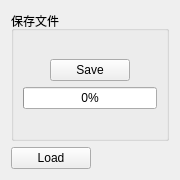
<?xml version="1.0" encoding="UTF-8"?>
<ui version="4.0">
 <class>saveData</class>
 <widget class="QWidget" name="saveData">
  <property name="geometry">
   <rect>
    <x>0</x>
    <y>0</y>
    <width>180</width>
    <height>180</height>
   </rect>
  </property>
  <property name="minimumSize">
   <size>
    <width>180</width>
    <height>180</height>
   </size>
  </property>
  <property name="maximumSize">
   <size>
    <width>180</width>
    <height>180</height>
   </size>
  </property>
  <property name="windowTitle">
   <string>Form</string>
  </property>
  <layout class="QVBoxLayout" name="verticalLayout">
   <item>
    <widget class="QGroupBox" name="groupBox">
     <property name="title">
      <string>保存文件</string>
     </property>
     <layout class="QVBoxLayout" name="verticalLayout_2">
      <item>
       <spacer name="verticalSpacer_2">
        <property name="orientation">
         <enum>Qt::Vertical</enum>
        </property>
        <property name="sizeHint" stdset="0">
         <size>
          <width>20</width>
          <height>40</height>
         </size>
        </property>
       </spacer>
      </item>
      <item>
       <layout class="QHBoxLayout" name="horizontalLayout">
        <item>
         <spacer name="horizontalSpacer">
          <property name="orientation">
           <enum>Qt::Horizontal</enum>
          </property>
          <property name="sizeHint" stdset="0">
           <size>
            <width>40</width>
            <height>20</height>
           </size>
          </property>
         </spacer>
        </item>
        <item>
         <widget class="QPushButton" name="btn_Save">
          <property name="text">
           <string>Save</string>
          </property>
         </widget>
        </item>
        <item>
         <spacer name="horizontalSpacer_2">
          <property name="orientation">
           <enum>Qt::Horizontal</enum>
          </property>
          <property name="sizeHint" stdset="0">
           <size>
            <width>40</width>
            <height>20</height>
           </size>
          </property>
         </spacer>
        </item>
       </layout>
      </item>
      <item>
       <widget class="QProgressBar" name="progressBar">
        <property name="value">
         <number>0</number>
        </property>
       </widget>
      </item>
      <item>
       <spacer name="verticalSpacer">
        <property name="orientation">
         <enum>Qt::Vertical</enum>
        </property>
        <property name="sizeHint" stdset="0">
         <size>
          <width>20</width>
          <height>40</height>
         </size>
        </property>
       </spacer>
      </item>
     </layout>
    </widget>
   </item>
   <item>
    <layout class="QHBoxLayout" name="horizontalLayout_2">
     <item>
      <widget class="QPushButton" name="btn_Load">
       <property name="text">
        <string>Load</string>
       </property>
      </widget>
     </item>
     <item>
      <spacer name="horizontalSpacer_3">
       <property name="orientation">
        <enum>Qt::Horizontal</enum>
       </property>
       <property name="sizeHint" stdset="0">
        <size>
         <width>40</width>
         <height>20</height>
        </size>
       </property>
      </spacer>
     </item>
    </layout>
   </item>
  </layout>
 </widget>
 <resources/>
 <connections/>
</ui>
